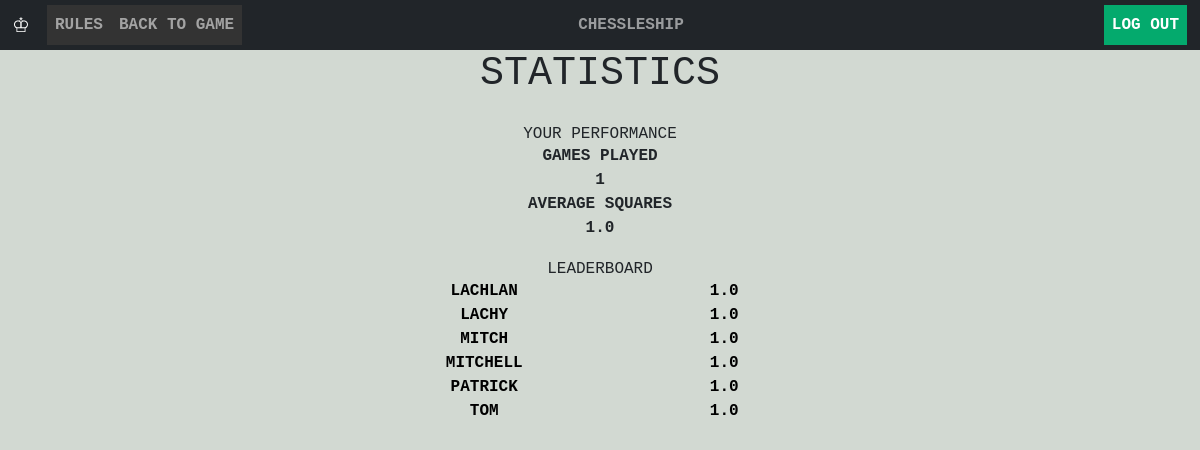
The page /stats.html (signed in) on the database its author committed.
### app/models.py (models this page shows, shortened)
class User(UserMixin,db.Model):
    id = db.Column(db.Integer, primary_key=True)
    username = db.Column(db.String(64), index=True, unique=True)
    password_hash = db.Column(db.String(128))
    games_played = db.Column(db.Integer, index=True)
    average_guesses = db.Column(db.Float, index=True)

### app/routes.py (the view)
@app.route('/stats')
@app.route('/stats.html')
def stats():
    if not current_user.is_authenticated:
        return redirect(url_for('login'))
    try:
        this_user = session['user']
        identity = session['id']
        num_games = User.query.get(int(identity)).games_played
        try:
            num_guesses = round(float(User.query.get(int(identity)).average_guesses) / float(User.query.get(int(identity)).games_played), 1)
        except:
            num_guesses = 999
        users = User.query.all()
        stats_list = []
        for user in users:
            try:
                average_guess = round(float(user.average_guesses) / float(user.games_played), 1)
            except:
                average_guess = 999
            stats_list.append((average_guess, user.username))
        stats_list = sorted(stats_list, reverse=True)
        top_1_score = stats_list[-1][0]
        top_1_user = stats_list[-1][1]
        top_2_score = stats_list[-2][0]
        top_2_user = stats_list[-2][1]
        top_3_score = stats_list[-3][0]
        top_3_user = stats_list[-3][1]
        top_4_score = stats_list[-4][0]
        top_4_user = stats_list[-4][1]
        top_5_score = stats_list[-5][0]
        top_5_user = stats_list[-5][1]
        youser_score = num_guesses
        youser = this_user
        return render_template('stats.html', games_played=num_games, average_guesses=num_guesses, top_1_score=top_1_score, top_2_score=top_2_score, top_3_score=top_3_score, top_4_score=top_4_score, top_5_score=top_5_score,top_1_user=top_1_user, top_2_user=top_2_user,top_3_user=top_3_user,top_4_user=top_4_user, top_5_user=top_5_user,youser_score=youser_score, youser=youser)
    except:
        return redirect(url_for('index'))

### app/models.py (called while the page is built)
@login.user_loader
def load_user(id):
    return User.query.get(int(id))

### app/templates/stats.html (shortened to what this page needs)
<!DOCTYPE html>
<html>
  <head>
    <link rel="stylesheet" href="{{ url_for('static', filename='css/chessleship.css') }}" />
    <link rel="stylesheet" href="{{ url_for('static', filename='css/settings.css') }}">
    <link rel="stylesheet" href="{{ url_for('static', filename='css/rules.css') }}">
    <link rel="stylesheet" href="{{ url_for('static', filename='css/stats.css') }}">
    <link href="https://cdn.jsdelivr.net/npm/bootstrap@5.1.3/dist/css/bootstrap.min.css" rel="stylesheet">
  </head>
  <nav class="navbar navbar-expand-sm navbar-dark bg-dark">
    <div class="container-fluid">
      <a class="navbar-brand" href="chessleship.html">♔</a>
      <div class="collapse navbar-collapse" id="mynavbar">
        <ul class="navbar-nav me-auto">
          <li class="nav-item">
            <a class="nav-link" href="rules">Rules</a>
          </li>
          <li class="nav-item">
            <a class="nav-link" href="chessleship.html">Back to Game</a>
          </li>
          <span class="navbar-text">CHESSLESHIP</span>
          <li class="nav-item">
            {%if current_user.is_authenticated%}
            <a class="nav-link active" href="logout">Log Out</a>
            {% else %}
            <a class="nav-link active" href="login">Log In</a>
            {% endif %}
          </li>
        </ul>
      </div>
    </div>
  </nav>
  <body>
    <div class="page-container-stat">
    <h1>Statistics</h1>
    <div class="all-container">
      <h1 class="sub"><br>Your performance</h1>
      <div id="stat">
    <div class="stat-container">
      <div class="label">Games Played</div>
      <div class="stat">{{games_played}}</div>
    </div>
    <div class="stat-container">
      <div class="label">Average Squares</div>
      <div class="stat">{{ average_guesses }}</div>
    </div>
  </div>
      <h1 class="sub"><br>LeaderBoard</h1>
      <div class="table-container">
        <table id="leadertable">
          <tr><td style="color:black">{{ top_1_user }}</td><td style="color:black">{{ top_1_score }}</td></tr>
          <tr><td style="color:black">{{ top_2_user }}</td><td style="color:black">{{ top_2_score }}</td></tr>
          <tr><td style="color:black">{{ top_3_user }}</td><td style="color:black">{{ top_3_score }}</td></tr>
          <tr><td style="color:black">{{ top_4_user }}</td><td style="color:black">{{ top_4_score }}</td></tr>
          <tr><td style="color:black">{{ top_5_user }}</td><td style="color:black">{{ top_5_score }}</td></tr>
          <tr><td style="color:black">{{ youser }}</td><td style="color:black">{{ youser_score }}</td></tr>
        </table>
      </div>
  </div>
    </div>
  </body>
</html>

### app/static/css/chessleship.css (style rules this page uses)
body { text-transform:uppercase; font-size: xxx-large; text-align: center; font-family: "Courier New", Courier, monospace; font-weight: bold; background-color: #04AA6D; }
ul { list-style-type: none; margin: 0; padding: 0; overflow: hidden; font-family: "Courier New", Courier, monospace; font-weight: bold; }
.navbar { height:50px; }
.nav-item { background-color: #333; }
.navbar-nav { margin-left: auto; }
.navbar-text { padding-left: 28vw; padding-right: 35vw; margin-left:auto; margin-right:auto; }
li a { display: block; color: white; text-align: center; padding: 14px 16px; text-decoration: none; }
.active { background-color: #04AA6D; }
h1,h2 { text-align: center; font-family: "Courier New", Courier, monospace; font-weight: bold; font-size:200%; }
table { table-layout: fixed; resize:none; }
td { text-transform:uppercase; font-size: calc(5vmin); color: white; text-align: center; font-family: "Courier New", Courier, monospace; font-weight: bold; width: 12.5% ; height: 12.5% ; overflow: hidden; resize:none; padding:0px; }
th, td { max-width: 12.5%; max-height: 12.5%; overflow: hidden; resize:none; }

### app/static/css/settings.css (style rules this page uses)
body { color: rgb(27, 18, 18); text-align: center; font-family: Sans-serif; text-transform:uppercase; }

### app/static/css/rules.css (style rules this page uses)
body { color: rgb(27, 18, 18); text-align: center; font-family: Sans-serif; text-transform:uppercase; }

### app/static/css/stats.css (style rules this page uses)
html { background-color:rgba(66, 96, 66, 0.236); }
body { color: rgb(27, 18, 18); text-align: center; font-family: "Courier New", Courier, monospace; font-weight: bold; text-transform:uppercase; }
.page-container-stat { background-color:rgba(66, 96, 66, 0.236); }
.sub { font-size:xx-large; text-align: center; margin:auto; font-size: calc(100% + 1vh +1vw); }
.stat-container { align-items: center; font-size: x-large; font-size: calc(100% + 1vh +1vw); font-family: "Courier New", Courier, monospace; font-weight: bold; }
.stat-container .stat , .label { margin-left: auto; margin-right: auto; text-align: center; }
.all-container { font-size: calc(40% + 1vh +1vw); }
.table-container { display:flex; justify-content: center; margin-left: auto; margin-right: auto; }
#leadertable td { font-size:x-large; font-size: calc(40% + 1vh +1vw); }
#leadertable { min-width:40vw; }

### rows shown on the page
User: username "LACHLAN"
User: username "LACHY"
User: username "MITCH"
User: username "MITCHELL"
User: username "PATRICK"
User: username "TOM"

### other values the page prints
{{ games_played }} "1"
{{ average_guesses }} "1.0"
{{ top_1_score }} "1.0"
{{ top_2_score }} "1.0"
{{ top_3_score }} "1.0"
{{ top_4_score }} "1.0"
{{ top_5_score }} "1.0"
{{ youser_score }} "1.0"
